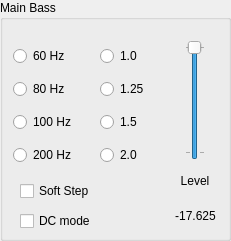
   <widget class="QGroupBox" name="groupBox_5">
    <property name="geometry">
     <rect>
      <x>450</x>
      <y>480</y>
      <width>231</width>
      <height>241</height>
     </rect>
    </property>
    <property name="title">
     <string>Main Bass</string>
    </property>
    <widget class="QWidget" name="gridLayoutWidget_6">
     <property name="geometry">
      <rect>
       <x>170</x>
       <y>40</y>
       <width>51</width>
       <height>191</height>
      </rect>
     </property>
     <layout class="QGridLayout" name="gridLayout_6">
      <item row="2" column="0" alignment="Qt::AlignHCenter|Qt::AlignVCenter">
       <widget class="QLabel" name="label_28">
        <property name="minimumSize">
         <size>
          <width>45</width>
          <height>18</height>
         </size>
        </property>
        <property name="maximumSize">
         <size>
          <width>45</width>
          <height>18</height>
         </size>
        </property>
        <property name="text">
         <string>-17.625</string>
        </property>
        <property name="alignment">
         <set>Qt::AlignCenter</set>
        </property>
       </widget>
      </item>
      <item row="0" column="0">
       <layout class="QVBoxLayout" name="verticalLayout_12">
        <item alignment="Qt::AlignHCenter">
         <widget class="QSlider" name="verticalSlider_12">
          <property name="minimumSize">
           <size>
            <width>20</width>
            <height>120</height>
           </size>
          </property>
          <property name="maximumSize">
           <size>
            <width>20</width>
            <height>120</height>
           </size>
          </property>
          <property name="minimum">
           <number>-47</number>
          </property>
          <property name="maximum">
           <number>0</number>
          </property>
          <property name="pageStep">
           <number>1</number>
          </property>
          <property name="orientation">
           <enum>Qt::Vertical</enum>
          </property>
          <property name="tickPosition">
           <enum>QSlider::TicksBothSides</enum>
          </property>
          <property name="tickInterval">
           <number>47</number>
          </property>
         </widget>
        </item>
       </layout>
      </item>
      <item row="1" column="0" alignment="Qt::AlignHCenter|Qt::AlignVCenter">
       <widget class="QLabel" name="label_26">
        <property name="minimumSize">
         <size>
          <width>32</width>
          <height>18</height>
         </size>
        </property>
        <property name="maximumSize">
         <size>
          <width>32</width>
          <height>18</height>
         </size>
        </property>
        <property name="text">
         <string>Level</string>
        </property>
        <property name="alignment">
         <set>Qt::AlignCenter</set>
        </property>
       </widget>
      </item>
     </layout>
    </widget>
    <widget class="QWidget" name="layoutWidget">
     <property name="geometry">
      <rect>
       <x>13</x>
       <y>40</y>
       <width>81</width>
       <height>131</height>
      </rect>
     </property>
     <layout class="QVBoxLayout" name="verticalLayout_7">
      <item>
       <widget class="QRadioButton" name="radioButton_15">
        <property name="minimumSize">
         <size>
          <width>71</width>
          <height>22</height>
         </size>
        </property>
        <property name="maximumSize">
         <size>
          <width>71</width>
          <height>22</height>
         </size>
        </property>
        <property name="text">
         <string>60 Hz</string>
        </property>
       </widget>
      </item>
      <item>
       <widget class="QRadioButton" name="radioButton_16">
        <property name="minimumSize">
         <size>
          <width>71</width>
          <height>22</height>
         </size>
        </property>
        <property name="maximumSize">
         <size>
          <width>71</width>
          <height>22</height>
         </size>
        </property>
        <property name="text">
         <string>80 Hz</string>
        </property>
       </widget>
      </item>
      <item>
       <widget class="QRadioButton" name="radioButton_17">
        <property name="minimumSize">
         <size>
          <width>71</width>
          <height>0</height>
         </size>
        </property>
        <property name="maximumSize">
         <size>
          <width>71</width>
          <height>22</height>
         </size>
        </property>
        <property name="text">
         <string>100 Hz</string>
        </property>
       </widget>
      </item>
      <item>
       <widget class="QRadioButton" name="radioButton_18">
        <property name="minimumSize">
         <size>
          <width>71</width>
          <height>0</height>
         </size>
        </property>
        <property name="maximumSize">
         <size>
          <width>71</width>
          <height>22</height>
         </size>
        </property>
        <property name="text">
         <string>200 Hz</string>
        </property>
       </widget>
      </item>
     </layout>
    </widget>
    <widget class="QCheckBox" name="checkBox_7">
     <property name="geometry">
      <rect>
       <x>20</x>
       <y>180</y>
       <width>85</width>
       <height>22</height>
      </rect>
     </property>
     <property name="minimumSize">
      <size>
       <width>85</width>
       <height>22</height>
      </size>
     </property>
     <property name="maximumSize">
      <size>
       <width>85</width>
       <height>22</height>
      </size>
     </property>
     <property name="text">
      <string>Soft Step</string>
     </property>
    </widget>
    <widget class="QCheckBox" name="checkBox_8">
     <property name="geometry">
      <rect>
       <x>20</x>
       <y>210</y>
       <width>96</width>
       <height>22</height>
      </rect>
     </property>
     <property name="text">
      <string>DC mode</string>
     </property>
    </widget>
    <widget class="QWidget" name="layoutWidget">
     <property name="geometry">
      <rect>
       <x>100</x>
       <y>40</y>
       <width>73</width>
       <height>131</height>
      </rect>
     </property>
     <layout class="QVBoxLayout" name="verticalLayout_9">
      <item>
       <widget class="QRadioButton" name="radioButton_19">
        <property name="minimumSize">
         <size>
          <width>71</width>
          <height>22</height>
         </size>
        </property>
        <property name="maximumSize">
         <size>
          <width>71</width>
          <height>22</height>
         </size>
        </property>
        <property name="text">
         <string>1.0</string>
        </property>
       </widget>
      </item>
      <item>
       <widget class="QRadioButton" name="radioButton_20">
        <property name="minimumSize">
         <size>
          <width>71</width>
          <height>22</height>
         </size>
        </property>
        <property name="maximumSize">
         <size>
          <width>71</width>
          <height>22</height>
         </size>
        </property>
        <property name="text">
         <string>1.25</string>
        </property>
       </widget>
      </item>
      <item>
       <widget class="QRadioButton" name="radioButton_21">
        <property name="minimumSize">
         <size>
          <width>71</width>
          <height>0</height>
         </size>
        </property>
        <property name="maximumSize">
         <size>
          <width>71</width>
          <height>22</height>
         </size>
        </property>
        <property name="text">
         <string>1.5</string>
        </property>
       </widget>
      </item>
      <item>
       <widget class="QRadioButton" name="radioButton_22">
        <property name="minimumSize">
         <size>
          <width>71</width>
          <height>0</height>
         </size>
        </property>
        <property name="maximumSize">
         <size>
          <width>71</width>
          <height>22</height>
         </size>
        </property>
        <property name="text">
         <string>2.0</string>
        </property>
       </widget>
      </item>
     </layout>
    </widget>
   </widget>
